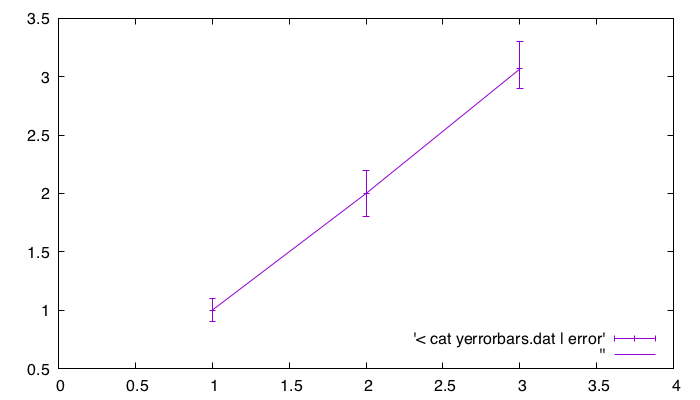

Write the gnuplot code that produced this figure.
set terminal pngcairo size 700,400
set output 'yerrorbars.png'

set key bottom right
set xrange [0:4]
plot '< cat yerrorbars.dat | ruby error.rb' ls 1 with yerrorbars ,\
                                 '' ls 1 with lines ,\
